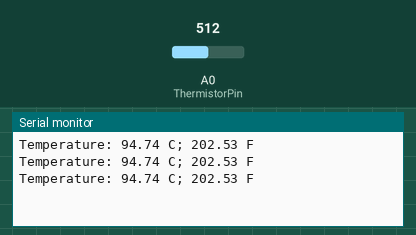
Recording of a sketch running on a simulated Arduino Uno, built with avr-gcc and run on an emulated ATmega328P. Parts: the last lines printed to the serial monitor. Inputs (shaded band) come from the test bench; at power-on: A0 (ThermistorPin) = 512.

Above: at 1.3 s.
1.4 s: A0 (ThermistorPin) set to 716
At 1.9 s:
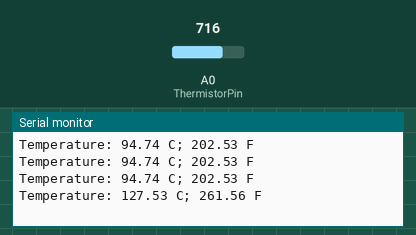
2.9 s: A0 (ThermistorPin) set to 900
At 3.4 s:
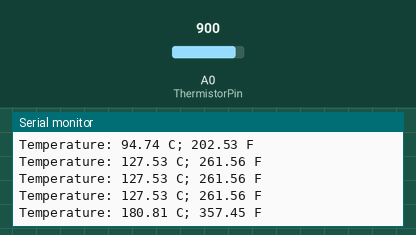
Timing chart, 0 to 5.9 s (numbered marks = the images above; inputs shaded):
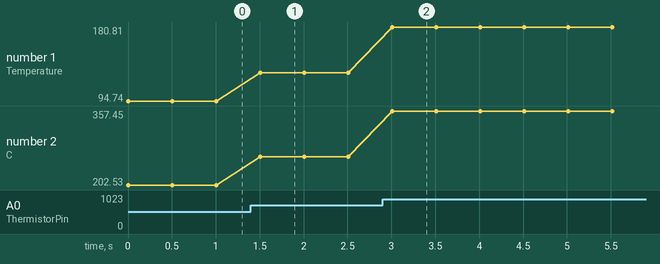

Measured:
- after the input at 1.4 s, the serial monitor: prints a new line after 0.11 s (image 1)
- after the input at 2.9 s, the serial monitor: prints a new line after 0.11 s (image 2)
- plotted number 1: 94.74 → 127.53 after the input at 1.4 s, 127.53 → 180.81 after the input at 2.9 s
- plotted number 2: 202.53 → 261.56 after the input at 1.4 s, 261.56 → 357.45 after the input at 2.9 s

The sketch:

Thermistor_With_Arduino.ino
```cpp
/*
   Thermistor with Arduino
   For more details, visit: https://techzeero.com/arduino-tutorials/thermistor-with-arduino/
*/

int ThermistorPin = 0;
int Vo;
float R1 = 1000;   // Resistor Value (We use 1 KOhms Resistor)
float logR2, R2, T, Tc, Tf;
float A = 1.009249522e-03, B = 2.378405444e-04, C = 2.019202697e-07;

void setup() {
  Serial.begin(9600);
}

void loop() {
  Vo = analogRead(ThermistorPin);
  R2 = R1 * (1023.0 / (float)Vo - 1.0);
  logR2 = log(R2);
  T = (1.0 / (A + B*logR2 + C*logR2*logR2*logR2));
  Tc = T - 273.15;
  Tf = (Tc * 9.0)/ 5.0 + 32.0;

  Serial.print("Temperature: ");
  Serial.print(Tc);
  Serial.print(" C; ");
  Serial.print(Tf);
  Serial.println(" F");

  delay(500);
}
```
